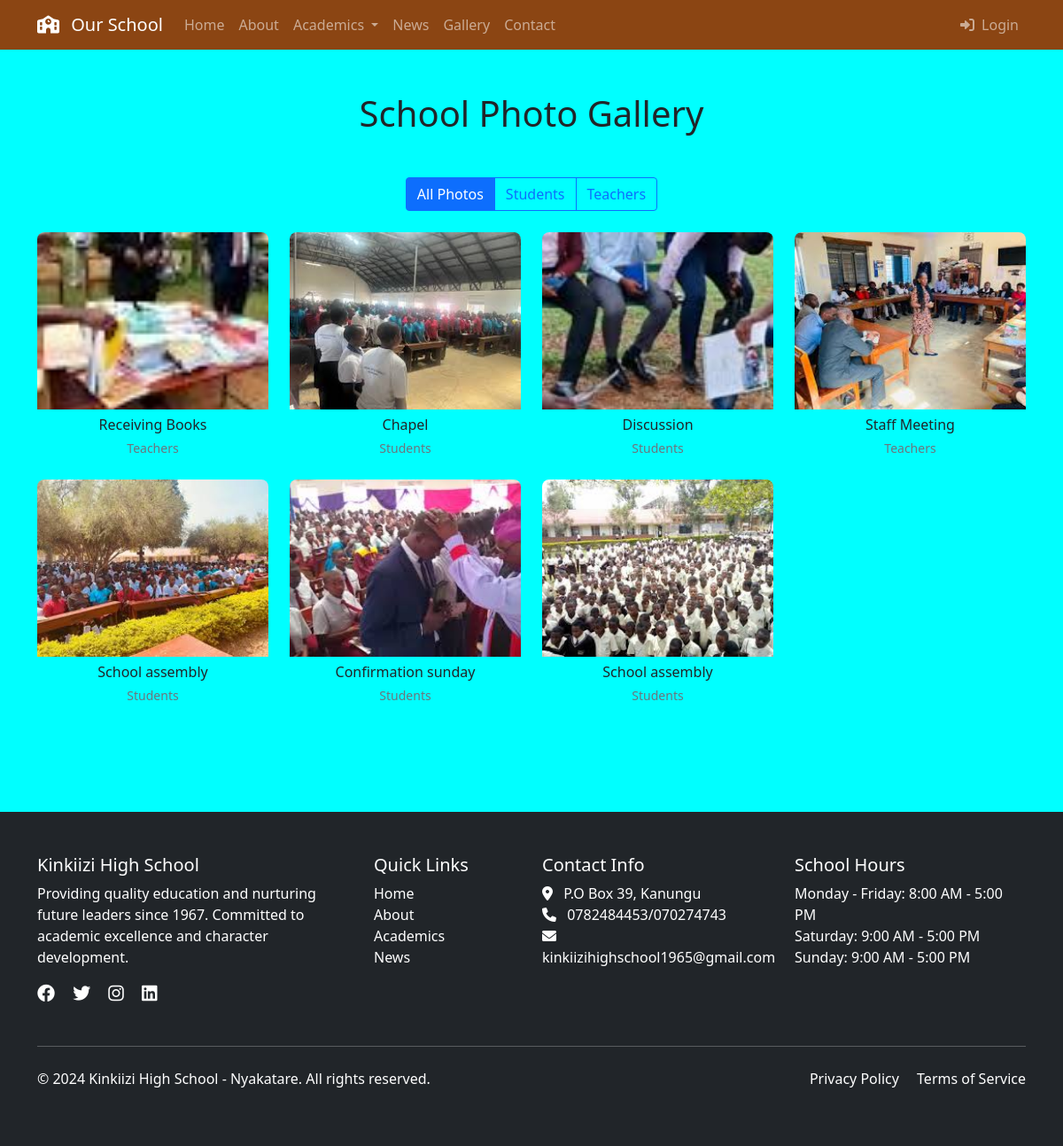
Page /gallery/ on the committed database.
### apps/gallery/models.py (models this page shows, shortened)
class GalleryCategory(models.Model):
    name = models.CharField(max_length=100)
    description = models.TextField(blank=True)
    class Meta:
        verbose_name_plural = "Gallery Categories"

class GalleryImage(models.Model):
    category = models.ForeignKey(GalleryCategory, on_delete=models.CASCADE, related_name='images')
    title = models.CharField(max_length=200)
    image = models.ImageField(upload_to='gallery/')
    description = models.TextField(blank=True)
    uploaded_at = models.DateTimeField(auto_now_add=True)
    class Meta:
        ordering = ['-uploaded_at']

### apps/contact/models.py (models this page shows, shortened)
class SiteSettings(models.Model):
    school_description = models.TextField(
        help_text="Description displayed in the footer"
    )
    facebook_url = models.URLField(blank=True, null=True, help_text="Facebook page URL")
    twitter_url = models.URLField(blank=True, null=True, help_text="Twitter profile URL")
    instagram_url = models.URLField(blank=True, null=True, help_text="Instagram profile URL")
    linkedin_url = models.URLField(blank=True, null=True, help_text="LinkedIn page URL")
    school_hours_weekdays = models.CharField(
        max_length=100,
        default="Monday - Friday: 8:00 AM - 3:00 PM",
        help_text="Weekday hours (e.g., Monday - Friday: 8:00 AM - 3:00 PM)"
    )
    school_hours_saturday = models.CharField(
        max_length=100,
        default="Saturday: 9:00 AM - 12:00 PM",
        help_text="Saturday hours"
    )
    school_hours_sunday = models.CharField(
        max_length=100,
        default="Sunday: Closed",
        help_text="Sunday hours"
    )
    copyright_text = models.CharField(
        max_length=200,
        default="© 2024 Our School. All rights reserved.",
        help_text="Copyright text displayed in footer"
    )
    privacy_policy_url = models.URLField(blank=True, null=True, help_text="Privacy Policy page URL")
    terms_of_service_url = models.URLField(blank=True, null=True, help_text="Terms of Service page URL")
    updated_at = models.DateTimeField(auto_now=True)
    class Meta:
        verbose_name_plural = "Site Settings"

class ContactInfo(models.Model):
    school_name = models.CharField(max_length=200)
    address = models.TextField()
    phone = models.CharField(max_length=20)
    email = models.EmailField()
    map_embed_code = models.TextField(help_text="Embed code for Google Maps")
    updated_at = models.DateTimeField(auto_now=True)
    class Meta:
        verbose_name_plural = "Contact Information"

### apps/gallery/views.py (the view)
# urls.py: path('', GalleryView.as_view(), name='gallery'),
class GalleryView(ListView):
    model = GalleryImage
    template_name = 'gallery/index.html'
    context_object_name = 'images'
    paginate_by = 12
    def get_queryset(self):
        category_id = self.request.GET.get('category')
        if category_id:
            return GalleryImage.objects.filter(category_id=category_id)
        return GalleryImage.objects.all()
    def get_context_data(self, **kwargs):
        context = super().get_context_data(**kwargs)
        context['categories'] = GalleryCategory.objects.all()
        context['selected_category'] = self.request.GET.get('category')
        return context

### apps/contact/context_processors.py (called while the page is built)
def site_context(request):
    return {
        'contact_info': ContactInfo.objects.first(),
        'site_settings': SiteSettings.objects.first(),
    }

### templates/gallery/index.html (shortened to what this page needs)
{% extends "base.html" %}
{% block content %}
<div class="container py-5">
    <h1 class="text-center mb-5">School Photo Gallery</h1>
    <div class="row mb-4">
        <div class="col-12">
            <div class="text-center">
                <div class="btn-group" role="group">
                    <a href="{% url 'gallery' %}" class="btn btn-outline-primary {% if not selected_category %}active{% endif %}">
                        All Photos
                    </a>
                    {% for category in categories %}
                    <a href="{% url 'gallery' %}?category={{ category.id }}"
                       class="btn btn-outline-primary {% if selected_category == category.id|stringformat:'s' %}active{% endif %}">
                        {{ category.name }}
                    </a>
                    {% endfor %}
                </div>
            </div>
        </div>
    </div>
    <div class="row">
        {% for image in images %}
        <div class="col-lg-3 col-md-4 col-sm-6 mb-4">
            <div class="gallery-item">
                <a href="#" data-bs-toggle="modal" data-bs-target="#imageModal{{ image.id }}">
                    <img src="{{ image.image.url }}" alt="{{ image.title }}"
                         class="img-fluid w-100" style="height: 200px; object-fit: cover;">
                </a>
                <div class="text-center mt-2">
                    <h6 class="mb-1">{{ image.title }}</h6>
                    <small class="text-muted">{{ image.category.name }}</small>
                </div>
            </div>
        </div>
        {% endfor %}
    </div>
</div>
{% endblock %}

### templates/partials/_footer.html (shortened to what this page needs)
<footer class="bg-dark text-white py-5 mt-5">
    <div class="container">
        <div class="row">
            <div class="col-lg-4 mb-4">
                <h5>Kinkiizi High School</h5>
                {% if site_settings and site_settings.school_description %}
                    <p>{{ site_settings.school_description }}</p>
                {% else %}
                    <p>Providing quality education and nurturing future leaders since 1990. Committed to academic excellence and character development.</p>
                {% endif %}
                <div class="social-links">
                    {% if site_settings %}
                        {% if site_settings.facebook_url %}
                            <a href="{{ site_settings.facebook_url }}" class="text-white me-3" target="_blank" rel="noopener noreferrer"><i class="fab fa-facebook fa-lg"></i></a>
                        {% endif %}
                        {% if site_settings.twitter_url %}
                            <a href="{{ site_settings.twitter_url }}" class="text-white me-3" target="_blank" rel="noopener noreferrer"><i class="fab fa-twitter fa-lg"></i></a>
                        {% endif %}
                        {% if site_settings.instagram_url %}
                            <a href="{{ site_settings.instagram_url }}" class="text-white me-3" target="_blank" rel="noopener noreferrer"><i class="fab fa-instagram fa-lg"></i></a>
                        {% endif %}
                        {% if site_settings.linkedin_url %}
                            <a href="{{ site_settings.linkedin_url }}" class="text-white" target="_blank" rel="noopener noreferrer"><i class="fab fa-linkedin fa-lg"></i></a>
                        {% endif %}
                    {% endif %}
                </div>
            </div>
            <div class="col-lg-2 mb-4">
                <h5>Quick Links</h5>
                <ul class="list-unstyled">
                    <li><a href="{% url 'home' %}" class="text-white text-decoration-none">Home</a></li>
                    <li><a href="{% url 'about' %}" class="text-white text-decoration-none">About</a></li>
                    <li><a href="{% url 'academics' %}" class="text-white text-decoration-none">Academics</a></li>
                    <li><a href="{% url 'news_list' %}" class="text-white text-decoration-none">News</a></li>
                </ul>
            </div>
            <div class="col-lg-3 mb-4">
                <h5>Contact Info</h5>
                <ul class="list-unstyled">
                    {% if contact_info %}
                        <li><i class="fas fa-map-marker-alt me-2"></i> {{ contact_info.address|linebreaksbr }}</li>
                        <li><i class="fas fa-phone me-2"></i> {{ contact_info.phone }}</li>
                        <li><i class="fas fa-envelope me-2"></i> {{ contact_info.email }}</li>
                    {% else %}
                        <li><i class="fas fa-map-marker-alt me-2"></i> 123 School Street, City</li>
                        <li><i class="fas fa-phone me-2"></i> (123) 456-7890</li>
                        <li><i class="fas fa-envelope me-2"></i> info@ourschool.edu</li>
                    {% endif %}
                </ul>
            </div>
            <div class="col-lg-3 mb-4">
                <h5>School Hours</h5>
                <ul class="list-unstyled">
                    {% if site_settings %}
                        <li>{{ site_settings.school_hours_weekdays }}</li>
                        <li>{{ site_settings.school_hours_saturday }}</li>
                        <li>{{ site_settings.school_hours_sunday }}</li>
                    {% else %}
                        <li>Monday - Friday: 8:00 AM - 3:00 PM</li>
                        <li>Saturday: 9:00 AM - 12:00 PM</li>
                        <li>Sunday: Closed</li>
                    {% endif %}
                </ul>
            </div>
        </div>
        <hr class="my-4">
        <div class="row">
            <div class="col-md-6">
                <p>{% if site_settings %}{{ site_settings.copyright_text }}{% else %}&copy; 2024 Our School. All rights reserved.{% endif %}</p>
            </div>
            <div class="col-md-6 text-md-end">
                {% if site_settings %}
                    {% if site_settings.privacy_policy_url %}
                        <a href="{{ site_settings.privacy_policy_url }}" class="text-white text-decoration-none me-3">Privacy Policy</a>
                    {% endif %}
                    {% if site_settings.terms_of_service_url %}
                        <a href="{{ site_settings.terms_of_service_url }}" class="text-white text-decoration-none">Terms of Service</a>
                    {% endif %}
                {% else %}
                    <a href="#" class="text-white text-decoration-none me-3">Privacy Policy</a>
                    <a href="#" class="text-white text-decoration-none">Terms of Service</a>
                {% endif %}
            </div>
        </div>
    </div>
</footer>

### templates/gallery/index.html (style rules this page uses)
body { background-color: cyan; }
.gallery-item { position: relative; overflow: hidden; border-radius: 8px; transition: transform 0.3s ease; }
.gallery-item img { transition: transform 0.3s ease; }

### rows in the picture
GalleryCategory: name "Students"
GalleryCategory: name "Teachers"
GalleryImage: image (picture), title "Receiving Books", category.name "Teachers"
GalleryImage: image (picture), title "Chapel", category.name "Students"
GalleryImage: image (picture), title "Discussion", category.name "Students"
GalleryImage: image (picture), title "Staff Meeting", category.name "Teachers"
GalleryImage: image (picture), title "School assembly", category.name "Students"
GalleryImage: image (picture), title "Confirmation sunday", category.name "Students"
GalleryImage: image (picture), title "School assembly", category.name "Students"
SiteSettings: school_description "Providing quality education and nurturing future leaders since 1967. Committed to academic excellence and character development.", school_hours_weekdays "Monday - Friday: 8:00 AM - 5:00 PM", school_hours_saturday "Saturday: 9:00 AM - 5:00 PM", school_hours_sunday "Sunday: 9:00 AM - 5:00 PM", copyright_text "© 2024 Kinkiizi High School - Nyakatare. All rights reserved."
ContactInfo: address "P.O Box 39, Kanungu", phone "0782484453/070274743", email "kinkiizihighschool1965@gmail.com"
